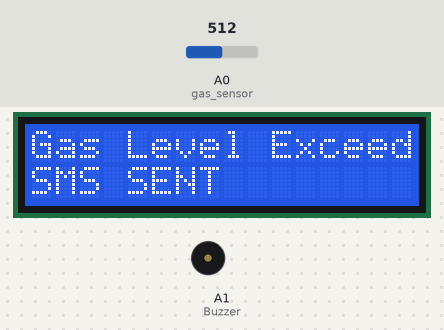
The sketch below on a simulated Arduino Uno, built with avr-gcc and run on an emulated ATmega328P. Shown: 16×2 character LCD, buzzer (waves = sounding, pin HIGH). The inputs (shaded band) are chosen by the test bench; at power-on: A0 (gas_sensor) = 512. What the sketch prints to the serial monitor is not drawn.

Above: at 3.2 s.
3.3 s: A0 (gas_sensor) set to 40
At 5.4 s:
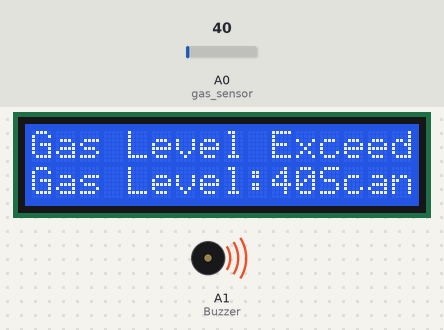
8.5 s: A0 (gas_sensor) set to 47
At 10.0 s:
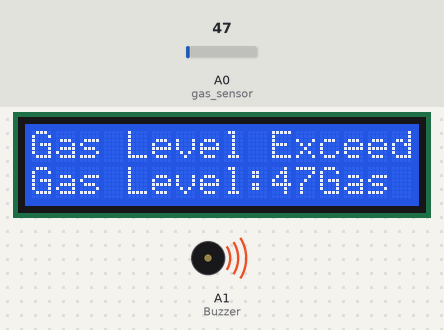
12.3 s: A0 (gas_sensor) set to 57
At 15.5 s:
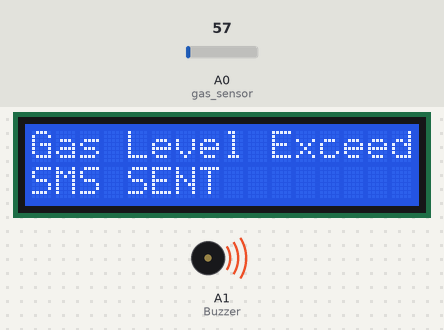
16.1 s: A0 (gas_sensor) set to 122
At 16.9 s:
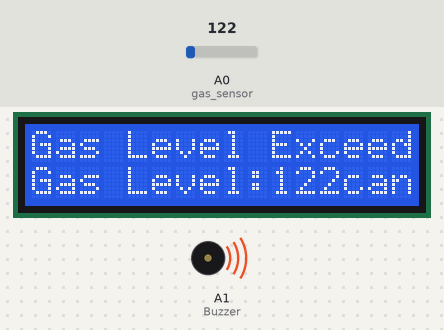
23.7 s: A0 (gas_sensor) set to 991
At 25.9 s:
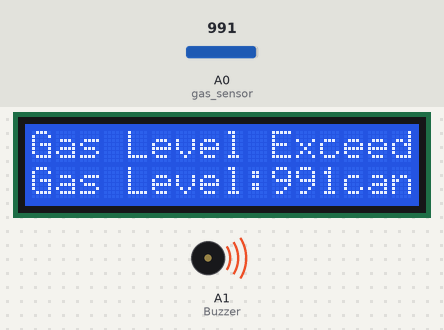
27.6 s: A0 (gas_sensor) set to 1009
At 28.9 s:
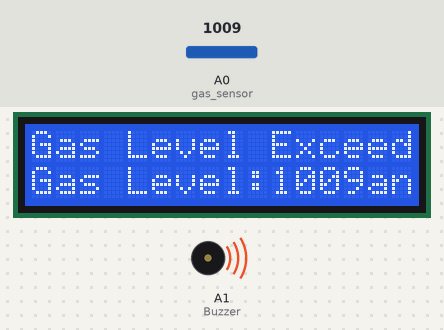
Timing chart, 0 to 30.6 s (numbered marks = the images above; inputs shaded):
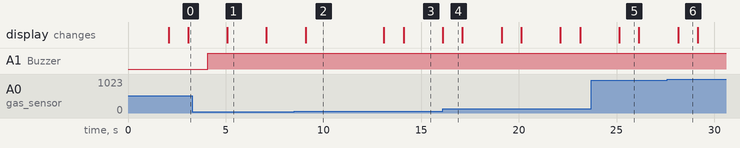

Measured:
- the behaviour switches between 50 and 51 on A0 (gas_sensor) (found by bisection; images 2 and 3)
- the behaviour switches between 999 and 1000 on A0 (gas_sensor) (found by bisection; images 5 and 6)
- after the input at 3.3 s, the display: changes after 1.8 s (image 1)
- after the input at 8.5 s, the display: changes after 0.59 s (image 2)
- after the input at 12.3 s, the display: first changes after 0.80 s (image 3 shows a later state)
- after the input at 16.1 s, the display: changes at once (image 4)
- after the input at 23.7 s, the display: changes after 1.4 s (image 5)
- after the input at 27.6 s, the display: changes after 0.55 s (image 6)

The sketch:

final_onee.ino
```cpp
#include<SoftwareSerial.h> // liBRARY FUNCTIONS TO ALLOW SERIAL COMMUNICATION

#include<LiquidCrystal.h> // ALLOW COMMUNICATION WITH LCD

#define gas_sensor A0
#define Buzzer A1

int gas_value;

LiquidCrystal lcd (2,3,4,5,6,7);  //LCD CONNECTIONS
SoftwareSerial mySerial(12,13);  //GSM CONNECTIONS

void setup() {

Serial.begin(9600); // STARTS SERIAL COMMUNICTAION

mySerial.begin (9600);  //

lcd.begin(16,2);   // INITIALOZE LCD SCREEEN
pinMode (gas_sensor, INPUT); // TO CONFIGURE SPECIFIC PIN FOR INPUT OR OUTPUT

pinMode(Buzzer,OUTPUT);   //BUZZER PIN FOR OUTPUT

lcd.setCursor(0,0); // POSITION TO DISPLAY

lcd.print("   Gas Leakage");

lcd.setCursor (0,1);  // POSITION

lcd. print ("    detection");
delay (2000); // STOPS AFTER 2 SECOND
lcd.clear();
}
void loop() {
gas_value=analogRead(A0); // READS THE VALUE FROM GAS VALUE
Serial.println(gas_value);   // PRINT GAS VALUE ON LCD
lcd.print ("Gas Scan is ON"); // PRINT ON LCD
lcd.setCursor(0,1);
lcd.print("Gas Level:");
lcd.print(gas_value    );
delay(1000);
if(gas_value>50)
{
Serial.print("Gas detect alarm");
lcd.clear();
lcd.setCursor(0,0);
lcd.print("Gas Level Exceed");
 lcd.setCursor(0,1);
 lcd.print("SMS SENT");
 delay(1000);
 Serial.print("Buzzer ON");
  digitalWrite(Buzzer,1);
delay(1000);
}
else
{
  Serial.println("Buzzer OFF");
  delay(1000);
}
}
  void sendMessage()
  {

  Serial.println(" gas leakage going on");
  mySerial.println("AT+CMGF=1");    //To send SMS in Text Mode TO SUPPORT GSM(COMMAND)
  delay(3000);
  mySerial.println("AT+CMGS=\"+918143771462\"\r"); // change to the phone number you using (CMGS=SEND MESSAGE)
  delay(3000);
  mySerial.println("Gas Leak!");//the content of the message
  delay(2000);
  mySerial.println((char)26);//the stopping character
  delay(2000);
}
```
